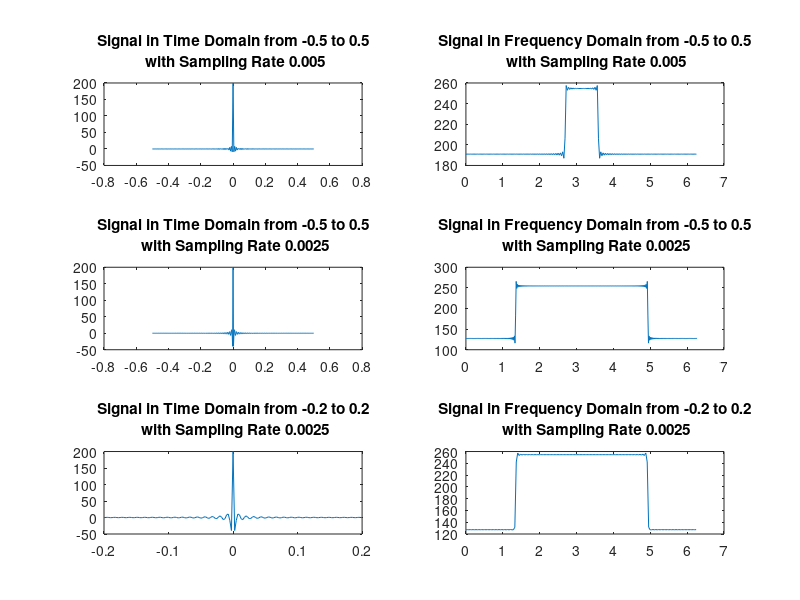

Write MATLAB code to recreate this figure.
clc
clear
close all
rate=1/200;
b=0.5;
t=-b:rate:b;
f=200*sinc(2*pi*100*t);
F=fft(f);
L=length(F);
w=0:2*pi/L:2*pi-2*pi/L;
subplot(3,2,1)
plot(t,f)
title({['Signal in Time Domain from ',num2str(-b),' to ',num2str(b)];...
[' with Sampling Rate ',num2str(rate)]});
subplot(3,2,2)
plot(w,abs(F))
title({['Signal in Frequency Domain from ',num2str(-b),' to ',num2str(b)];...
[' with Sampling Rate ', num2str(rate)]});
rate=1/400;
b=0.5;
t=-b:rate:b;
f=200*sinc(2*pi*100*t);
F=fft(f);
L=length(F);
w=0:2*pi/L:2*pi-2*pi/L;
subplot(3,2,3)
plot(t,f)
title({['Signal in Time Domain from ',num2str(-b),' to ',num2str(b)];...
[' with Sampling Rate ',num2str(rate)]});
subplot(3,2,4)
plot(w,abs(F))
title({['Signal in Frequency Domain from ',num2str(-b),' to ',num2str(b)];...
[' with Sampling Rate ', num2str(rate)]});
rate=1/400;
b=0.2;
t=-b:rate:b;
f=200*sinc(2*pi*100*t);
F=fft(f);
L=length(F);
w=0:2*pi/L:2*pi-2*pi/L;
subplot(3,2,5)
plot(t,f)
title({['Signal in Time Domain from ',num2str(-b),' to ',num2str(b)];...
[' with Sampling Rate ',num2str(rate)]});
subplot(3,2,6)
plot(w,abs(F))
title({['Signal in Frequency Domain from ',num2str(-b),' to ',num2str(b)];...
[' with Sampling Rate ', num2str(rate)]});